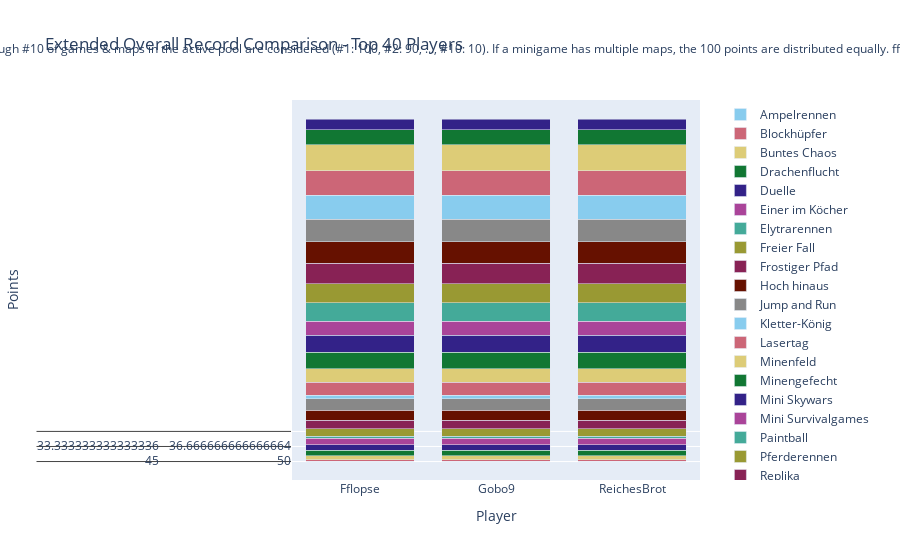

The notebook cell saved with this chart:
### Code cell
import plotly.graph_objects as go

# Sum all columns to get the total score
outDf['Total'] = outDf.sum(axis=1)

# Sort by total score and fill N/A values with 0
outDf = outDf.sort_values(by='Total', ascending=False).fillna(0)

# Crop to top 10 players
cropDf = outDf.head(40).copy()

# Drop the 'Total' column for plotting
cropDf = cropDf.drop(columns=['Total'])

# Create a color palette
color_palette = px.colors.qualitative.Safe

# Create the stacked bar plot
fig = go.Figure()

for column in cropDf.columns.difference(['Player']):
    fig.add_trace(go.Bar(
        x=cropDf.index,
        y=cropDf[column],
        name=column,
        marker_color=color_palette[len(fig.data) % len(color_palette)]
    ))

# Update layout
fig.update_layout(
    barmode='stack',
    title='Extended Overall Record Comparison - Top 40 Players',
    xaxis=dict(title='Player'),
    yaxis=dict(title='Points'),
    #height=800,
    #width=1000,
    legend=dict(
        x=1.05,
        y=0.5,
        traceorder='normal',
        font=dict(size=12),
        bgcolor='rgba(255, 255, 255, 0)',
        bordercolor='rgba(0, 0, 0, 0)'
    ),
    margin=dict(r=200),  # Adjust right margin to make room for the legend
    annotations=[
        dict(
            x=0.5,
            y=1.1635,
            xref='paper',
            yref='paper',
            text='Max 100 points per minigame. Records #1 through #10 of games & maps in the active pool are considered (#1: 100, #2: 90, ..., #10: 10). If a minigame has multiple maps, the 100 points are distributed equally. fflopse.github.io/MCP-Records/data-analysis/global-ranking.ipynb',
            showarrow=False,
            font=dict(size=12),
            xanchor='center'
        )
    ]
)

fig.show()

# save the plot as an html file

fig.write_html('out/ext_overall_record_comparison.html')

### Figure 1 — Plotly figure (JSON) as saved in the notebook; plotly's stock layout.template omitted (floating-point values rounded to 4 significant figures)
{"data": [{"marker": {"color": "rgb(136, 204, 238)"}, "name": "Ampelrennen", "type": "bar", "x": ["Fflopse", "Gobo9", "ReichesBrot", "cediiiiii_10", "HerrDante", "Pedrozockt", "JOW23", "Ex4cted", "yiiq", "lizsyy", "_n3d", "2wc", "Freeeedom", "DarkCobweb", "yzvm", "Umgfoin", "KakaMC", "camman18YT", "Ninivee", "Grapfen", "LeMetin_", "h4nnes", "Gerrygames", "MegaGommeFx", "CML_Justin", "miridis41", "Pluto28", "Lubottus", "ffawks", "2B9", "Davinci_Son", "lolisamasan", "LeWi_100", "Sower_", "Sey__", "zBro", "Schmaarek", "TheFabo", "unausgesprochen", "Gummibearchen"], "y": [[45, 45, 45], [50, 50, 50], [10, 10, 10], [20, 20, 20], [25, 25, 25], [70, 70, 0], [0, 0, 0], [45, 45, 45], [0, 0, 0], [10, 10, 10], [20, 20, 20], [0, 0, 0], [0, 0, 0], [0, 0, 0], [0, 0, 0], [50, 50, 50], [0, 0, 0], [0, 0, 0], [0, 0, 0], [0, 0, 0], [15, 15, 15], [0, 0, 0], [0, 0, 0], [0, 0, 0], [0, 0, 0], [25, 25, 25], [0, 0, 0], [0, 0, 0], [0, 0, 0], [0, 0, 0], [0, 0, 0], [0, 0, 0], [0, 0, 0], [0, 0, 0], [40, 40, 40], [0, 0, 0], [0, 0, 0], [0, 0, 0], [30, 30, 30], [0, 0, 0]]}, {"marker": {"color": "rgb(204, 102, 119)"}, "name": "Blockhüpfer", "type": "bar", "x": ["Fflopse", "Gobo9", "ReichesBrot", "cediiiiii_10", "HerrDante", "Pedrozockt", "JOW23", "Ex4cted", "yiiq", "lizsyy", "_n3d", "2wc", "Freeeedom", "DarkCobweb", "yzvm", "Umgfoin", "KakaMC", "camman18YT", "Ninivee", "Grapfen", "LeMetin_", "h4nnes", "Gerrygames", "MegaGommeFx", "CML_Justin", "miridis41", "Pluto28", "Lubottus", "ffawks", "2B9", "Davinci_Son", "lolisamasan", "LeWi_100", "Sower_", "Sey__", "zBro", "Schmaarek", "TheFabo", "unausgesprochen", "Gummibearchen"], "y": [[90, 90, 90], [60, 60, 60], [100, 100, 100], [0, 0, 0], [0, 0, 0], [30, 30, 0], [0, 0, 0], [80, 80, 80], [20, 20, 20], [50, 50, 50], [0, 0, 0], [0, 0, 0], [0, 0, 0], [0, 0, 0], [0, 0, 0], [0, 0, 0], [0, 0, 0], [0, 0, 0], [0, 0, 0], [0, 0, 0], [70, 70, 70], [40, 40, 40], [0, 0, 0], [0, 0, 0], [0, 0, 0], [0, 0, 0], [0, 0, 0], [0, 0, 0], [0, 0, 0], [0, 0, 0], [0, 0, 0], [0, 0, 0], [0, 0, 0], [0, 0, 0], [0, 0, 0], [0, 0, 0], [0, 0, 0], [0, 0, 0], [0, 0, 0], [0, 0, 0]]}, {"marker": {"color": "rgb(221, 204, 119)"}, "name": "Buntes Chaos", "type": "bar", "x": ["Fflopse", "Gobo9", "ReichesBrot", "cediiiiii_10", "HerrDante", "Pedrozockt", "JOW23", "Ex4cted", "yiiq", "lizsyy", "_n3d", "2wc", "Freeeedom", "DarkCobweb", "yzvm", "Umgfoin", "KakaMC", "camman18YT", "Ninivee", "Grapfen", "LeMetin_", "h4nnes", "Gerrygames", "MegaGommeFx", "CML_Justin", "miridis41", "Pluto28", "Lubottus", "ffawks", "2B9", "Davinci_Son", "lolisamasan", "LeWi_100", "Sower_", "Sey__", "zBro", "Schmaarek", "TheFabo", "unausgesprochen", "Gummibearchen"], "y": [[100, 100, 100], [50, 50, 50], [100, 100, 100], [50, 50, 50], [50, 50, 50], [100, 100, 0], [0, 0, 0], [50, 50, 50], [0, 0, 0], [100, 100, 100], [100, 100, 100], [0, 0, 0], [0, 0, 0], [0, 0, 0], [0, 0, 0], [100, 100, 100], [100, 100, 100], [0, 0, 0], [100, 100, 100], [0, 0, 0], [0, 0, 0], [0, 0, 0], [0, 0, 0], [0, 0, 0], [0, 0, 0], [0, 0, 0], [0, 0, 0], [50, 50, 50], [0, 0, 0], [0, 0, 0], [0, 0, 0], [0, 0, 0], [0, 0, 0], [0, 0, 0], [0, 0, 0], [0, 0, 0], [50, 50, 50], [0, 0, 0], [0, 0, 0], [0, 0, 0]]}, {"marker": {"color": "rgb(17, 119, 51)"}, "name": "Drachenflucht", "type": "bar", "x": ["Fflopse", "Gobo9", "ReichesBrot", "cediiiiii_10", "HerrDante", "Pedrozockt", "JOW23", "Ex4cted", "yiiq", "lizsyy", "_n3d", "2wc", "Freeeedom", "DarkCobweb", "yzvm", "Umgfoin", "KakaMC", "camman18YT", "Ninivee", "Grapfen", "LeMetin_", "h4nnes", "Gerrygames", "MegaGommeFx", "CML_Justin", "miridis41", "Pluto28", "Lubottus", "ffawks", "2B9", "Davinci_Son", "lolisamasan", "LeWi_100", "Sower_", "Sey__", "zBro", "Schmaarek", "TheFabo", "unausgesprochen", "Gummibearchen"], "y": [[0, 0, 0], [0, 0, 0], [0, 0, 0], [0, 0, 0], [0, 0, 0], [0, 0, 0], [0, 0, 0], [0, 0, 0], [0, 0, 0], [33.33, 33.33, 33.33], [0, 0, 0], [0, 0, 0], [0, 0, 0], [0, 0, 0], [0, 0, 0], [0, 0, 0], [0, 0, 0], [0, 0, 0], [0, 0, 0], [0, 0, 0], [0, 0, 0], [0, 0, 0], [0, 0, 0], [0, 0, 0], [0, 0, 0], [0, 0, 0], [0, 0, 0], [0, 0, 0], [0, 0, 0], [0, 0, 0], [0, 0, 0], [13.33, 13.33, 13.33], [0, 0, 0], [0, 0, 0], [0, 0, 0], [0, 0, 0], [0, 0, 0], [0, 0, 0], [0, 0, 0], [0, 0, 0]]}, {"marker": {"color": "rgb(51, 34, 136)"}, "name": "Duelle", "type": "bar", "x": ["Fflopse", "Gobo9", "ReichesBrot", "cediiiiii_10", "HerrDante", "Pedrozockt", "JOW23", "Ex4cted", "yiiq", "lizsyy", "_n3d", "2wc", "Freeeedom", "DarkCobweb", "yzvm", "Umgfoin", "KakaMC", "camman18YT", "Ninivee", "Grapfen", "LeMetin_", "h4nnes", "Gerrygames", "MegaGommeFx", "CML_Justin", "miridis41", "Pluto28", "Lubottus", "ffawks", "2B9", "Davinci_Son", "lolisamasan", "LeWi_100", "Sower_", "Sey__", "zBro", "Schmaarek", "TheFabo", "unausgesprochen", "Gummibearchen"], "y": [[0, 0, 0], [0, 0, 0], [0, 0, 0], [60, 60, 60], [0, 0, 0], [0, 0, 0], [0, 0, 0], [0, 0, 0], [0, 0, 0], [0, 0, 0], [0, 0, 0], [60, 60, 60], [0, 0, 0], [60, 60, 60], [60, 60, 60], [0, 0, 0], [0, 0, 0], [0, 0, 0], [0, 0, 0], [0, 0, 0], [0, 0, 0], [0, 0, 0], [0, 0, 0], [100, 100, 100], [0, 0, 0], [70, 70, 70], [0, 0, 0], [0, 0, 0], [0, 0, 0], [80, 80, 80], [0, 0, 0], [0, 0, 0], [0, 0, 0], [0, 0, 0], [0, 0, 0], [0, 0, 0], [0, 0, 0], [0, 0, 0], [0, 0, 0], [0, 0, 0]]}, {"marker": {"color": "rgb(170, 68, 153)"}, "name": "Einer im Köcher", "type": "bar", "x": ["Fflopse", "Gobo9", "ReichesBrot", "cediiiiii_10", "HerrDante", "Pedrozockt", "JOW23", "Ex4cted", "yiiq", "lizsyy", "_n3d", "2wc", "Freeeedom", "DarkCobweb", "yzvm", "Umgfoin", "KakaMC", "camman18YT", "Ninivee", "Grapfen", "LeMetin_", "h4nnes", "Gerrygames", "MegaGommeFx", "CML_Justin", "miridis41", "Pluto28", "Lubottus", "ffawks", "2B9", "Davinci_Son", "lolisamasan", "LeWi_100", "Sower_", "Sey__", "zBro", "Schmaarek", "TheFabo", "unausgesprochen", "Gummibearchen"], "y": [[83.33, 83.33, 83.33], [26.67, 26.67, 26.67], [13.33, 13.33, 13.33], [40, 40, 40], [86.67, 86.67, 86.67], [0, 0, 0], [16.67, 16.67, 16.67], [0, 0, 0], [0, 0, 0], [0, 0, 0], [16.67, 16.67, 16.67], [0, 0, 0], [33.33, 33.33, 33.33], [0, 0, 0], [0, 0, 0], [0, 0, 0], [0, 0, 0], [0, 0, 0], [0, 0, 0], [0, 0, 0], [0, 0, 0], [56.67, 56.67, 56.67], [0, 0, 0], [0, 0, 0], [0, 0, 0], [0, 0, 0], [0, 0, 0], [0, 0, 0], [0, 0, 0], [0, 0, 0], [0, 0, 0], [13.33, 13.33, 13.33], [0, 0, 0], [0, 0, 0], [0, 0, 0], [13.33, 13.33, 13.33], [0, 0, 0], [16.67, 16.67, 16.67], [0, 0, 0], [10, 10, 10]]}, {"marker": {"color": "rgb(68, 170, 153)"}, "name": "Elytrarennen", "type": "bar", "x": ["Fflopse", "Gobo9", "ReichesBrot", "cediiiiii_10", "HerrDante", "Pedrozockt", "JOW23", "Ex4cted", "yiiq", "lizsyy", "_n3d", "2wc", "Freeeedom", "DarkCobweb", "yzvm", "Umgfoin", "KakaMC", "camman18YT", "Ninivee", "Grapfen", "LeMetin_", "h4nnes", "Gerrygames", "MegaGommeFx", "CML_Justin", "miridis41", "Pluto28", "Lubottus", "ffawks", "2B9", "Davinci_Son", "lolisamasan", "LeWi_100", "Sower_", "Sey__", "zBro", "Schmaarek", "TheFabo", "unausgesprochen", "Gummibearchen"], "y": [[90, 90, 90], [83.33, 83.33, 83.33], [0, 0, 0], [0, 0, 0], [0, 0, 0], [13.33, 13.33, 0], [33.33, 33.33, 33.33], [0, 0, 0], [0, 0, 0], [0, 0, 0], [0, 0, 0], [0, 0, 0], [83.33, 83.33, 83.33], [0, 0, 0], [0, 0, 0], [0, 0, 0], [0, 0, 0], [0, 0, 0], [0, 0, 0], [0, 0, 0], [33.33, 33.33, 33.33], [0, 0, 0], [0, 0, 0], [0, 0, 0], [40, 40, 40], [0, 0, 0], [0, 0, 0], [13.33, 13.33, 13.33], [0, 0, 0], [0, 0, 0], [0, 0, 0], [0, 0, 0], [0, 0, 0], [0, 0, 0], [0, 0, 0], [0, 0, 0], [0, 0, 0], [0, 0, 0], [0, 0, 0], [0, 0, 0]]}, {"marker": {"color": "rgb(153, 153, 51)"}, "name": "Freier Fall", "type": "bar", "x": ["Fflopse", "Gobo9", "ReichesBrot", "cediiiiii_10", "HerrDante", "Pedrozockt", "JOW23", "Ex4cted", "yiiq", "lizsyy", "_n3d", "2wc", "Freeeedom", "DarkCobweb", "yzvm", "Umgfoin", "KakaMC", "camman18YT", "Ninivee", "Grapfen", "LeMetin_", "h4nnes", "Gerrygames", "MegaGommeFx", "CML_Justin", "miridis41", "Pluto28", "Lubottus", "ffawks", "2B9", "Davinci_Son", "lolisamasan", "LeWi_100", "Sower_", "Sey__", "zBro", "Schmaarek", "TheFabo", "unausgesprochen", "Gummibearchen"], "y": [[50, 50, 50], [62.5, 62.5, 62.5], [27.5, 27.5, 27.5], [52.5, 52.5, 52.5], [62.5, 62.5, 62.5], [25, 25, 0], [0, 0, 0], [17.5, 17.5, 17.5], [0, 0, 0], [0, 0, 0], [5, 5, 5], [42.5, 42.5, 42.5], [7.5, 7.5, 7.5], [0, 0, 0], [0, 0, 0], [0, 0, 0], [0, 0, 0], [0, 0, 0], [0, 0, 0], [0, 0, 0], [12.5, 12.5, 12.5], [0, 0, 0], [25, 25, 25], [5, 5, 5], [10, 10, 10], [0, 0, 0], [0, 0, 0], [0, 0, 0], [0, 0, 0], [0, 0, 0], [7.5, 7.5, 7.5], [0, 0, 0], [0, 0, 0], [20, 20, 20], [10, 10, 10], [10, 10, 10], [0, 0, 0], [17.5, 17.5, 17.5], [17.5, 17.5, 17.5], [0, 0, 0]]}, {"marker": {"color": "rgb(136, 34, 85)"}, "name": "Frostiger Pfad", "type": "bar", "x": ["Fflopse", "Gobo9", "ReichesBrot", "cediiiiii_10", "HerrDante", "Pedrozockt", "JOW23", "Ex4cted", "yiiq", "lizsyy", "_n3d", "2wc", "Freeeedom", "DarkCobweb", "yzvm", "Umgfoin", "KakaMC", "camman18YT", "Ninivee", "Grapfen", "LeMetin_", "h4nnes", "Gerrygames", "MegaGommeFx", "CML_Justin", "miridis41", "Pluto28", "Lubottus", "ffawks", "2B9", "Davinci_Son", "lolisamasan", "LeWi_100", "Sower_", "Sey__", "zBro", "Schmaarek", "TheFabo", "unausgesprochen", "Gummibearchen"], "y": [[20, 20, 20], [80, 80, 80], [100, 100, 100], [0, 0, 0], [0, 0, 0], [0, 0, 0], [0, 0, 0], [0, 0, 0], [0, 0, 0], [0, 0, 0], [0, 0, 0], [0, 0, 0], [90, 90, 90], [0, 0, 0], [0, 0, 0], [0, 0, 0], [0, 0, 0], [0, 0, 0], [60, 60, 60], [0, 0, 0], [0, 0, 0], [0, 0, 0], [0, 0, 0], [0, 0, 0], [0, 0, 0], [0, 0, 0], [70, 70, 70], [0, 0, 0], [0, 0, 0], [0, 0, 0], [0, 0, 0], [0, 0, 0], [0, 0, 0], [0, 0, 0], [0, 0, 0], [0, 0, 0], [0, 0, 0], [0, 0, 0], [0, 0, 0], [0, 0, 0]]}, {"marker": {"color": "rgb(102, 17, 0)"}, "name": "Hoch hinaus", "type": "bar", "x": ["Fflopse", "Gobo9", "ReichesBrot", "cediiiiii_10", "HerrDante", "Pedrozockt", "JOW23", "Ex4cted", "yiiq", "lizsyy", "_n3d", "2wc", "Freeeedom", "DarkCobweb", "yzvm", "Umgfoin", "KakaMC", "camman18YT", "Ninivee", "Grapfen", "LeMetin_", "h4nnes", "Gerrygames", "MegaGommeFx", "CML_Justin", "miridis41", "Pluto28", "Lubottus", "ffawks", "2B9", "Davinci_Son", "lolisamasan", "LeWi_100", "Sower_", "Sey__", "zBro", "Schmaarek", "TheFabo", "unausgesprochen", "Gummibearchen"], "y": [[80, 80, 80], [70, 70, 70], [20, 20, 20], [0, 0, 0], [0, 0, 0], [90, 90, 0], [60, 60, 60], [30, 30, 30], [0, 0, 0], [0, 0, 0], [0, 0, 0], [0, 0, 0], [0, 0, 0], [0, 0, 0], [0, 0, 0], [0, 0, 0], [0, 0, 0], [0, 0, 0], [0, 0, 0], [0, 0, 0], [0, 0, 0], [0, 0, 0], [0, 0, 0], [0, 0, 0], [50, 50, 50], [0, 0, 0], [0, 0, 0], [0, 0, 0], [0, 0, 0], [0, 0, 0], [0, 0, 0], [0, 0, 0], [0, 0, 0], [0, 0, 0], [0, 0, 0], [0, 0, 0], [0, 0, 0], [0, 0, 0], [0, 0, 0], [0, 0, 0]]}, {"marker": {"color": "rgb(136, 136, 136)"}, "name": "Jump and Run", "type": "bar", "x": ["Fflopse", "Gobo9", "ReichesBrot", "cediiiiii_10", "HerrDante", "Pedrozockt", "JOW23", "Ex4cted", "yiiq", "lizsyy", "_n3d", "2wc", "Freeeedom", "DarkCobweb", "yzvm", "Umgfoin", "KakaMC", "camman18YT", "Ninivee", "Grapfen", "LeMetin_", "h4nnes", "Gerrygames", "MegaGommeFx", "CML_Justin", "miridis41", "Pluto28", "Lubottus", "ffawks", "2B9", "Davinci_Son", "lolisamasan", "LeWi_100", "Sower_", "Sey__", "zBro", "Schmaarek", "TheFabo", "unausgesprochen", "Gummibearchen"], "y": [[53.33, 53.33, 53.33], [93.33, 93.33, 93.33], [93.33, 93.33, 93.33], [20, 20, 20], [26.67, 26.67, 26.67], [23.33, 23.33, 0], [0, 0, 0], [0, 0, 0], [6.667, 6.667, 6.667], [13.33, 13.33, 13.33], [0, 0, 0], [13.33, 13.33, 13.33], [0, 0, 0], [0, 0, 0], [0, 0, 0], [0, 0, 0], [10, 10, 10], [33.33, 33.33, 33.33], [0, 0, 0], [0, 0, 0], [0, 0, 0], [0, 0, 0], [0, 0, 0], [40, 40, 40], [0, 0, 0], [0, 0, 0], [0, 0, 0], [6.667, 6.667, 6.667], [0, 0, 0], [0, 0, 0], [0, 0, 0], [0, 0, 0], [40, 40, 40], [0, 0, 0], [26.67, 26.67, 26.67], [0, 0, 0], [0, 0, 0], [0, 0, 0], [0, 0, 0], [0, 0, 0]]}, {"marker": {"color": "rgb(136, 204, 238)"}, "name": "Kletter-König", "type": "bar", "x": ["Fflopse", "Gobo9", "ReichesBrot", "cediiiiii_10", "HerrDante", "Pedrozockt", "JOW23", "Ex4cted", "yiiq", "lizsyy", "_n3d", "2wc", "Freeeedom", "DarkCobweb", "yzvm", "Umgfoin", "KakaMC", "camman18YT", "Ninivee", "Grapfen", "LeMetin_", "h4nnes", "Gerrygames", "MegaGommeFx", "CML_Justin", "miridis41", "Pluto28", "Lubottus", "ffawks", "2B9", "Davinci_Son", "lolisamasan", "LeWi_100", "Sower_", "Sey__", "zBro", "Schmaarek", "TheFabo", "unausgesprochen", "Gummibearchen"], "y": [[90, 90, 90], [30, 30, 30], [50, 50, 50], [0, 0, 0], [25, 25, 25], [15, 15, 0], [0, 0, 0], [0, 0, 0], [85, 85, 85], [0, 0, 0], [0, 0, 0], [0, 0, 0], [0, 0, 0], [0, 0, 0], [20, 20, 20], [0, 0, 0], [0, 0, 0], [45, 45, 45], [0, 0, 0], [0, 0, 0], [0, 0, 0], [0, 0, 0], [0, 0, 0], [0, 0, 0], [0, 0, 0], [0, 0, 0], [0, 0, 0], [45, 45, 45], [15, 15, 15], [0, 0, 0], [0, 0, 0], [0, 0, 0], [35, 35, 35], [0, 0, 0], [0, 0, 0], [0, 0, 0], [0, 0, 0], [0, 0, 0], [0, 0, 0], [0, 0, 0]]}, {"marker": {"color": "rgb(204, 102, 119)"}, "name": "Lasertag", "type": "bar", "x": ["Fflopse", "Gobo9", "ReichesBrot", "cediiiiii_10", "HerrDante", "Pedrozockt", "JOW23", "Ex4cted", "yiiq", "lizsyy", "_n3d", "2wc", "Freeeedom", "DarkCobweb", "yzvm", "Umgfoin", "KakaMC", "camman18YT", "Ninivee", "Grapfen", "LeMetin_", "h4nnes", "Gerrygames", "MegaGommeFx", "CML_Justin", "miridis41", "Pluto28", "Lubottus", "ffawks", "2B9", "Davinci_Son", "lolisamasan", "LeWi_100", "Sower_", "Sey__", "zBro", "Schmaarek", "TheFabo", "unausgesprochen", "Gummibearchen"], "y": [[86.67, 86.67, 86.67], [30, 30, 30], [0, 0, 0], [0, 0, 0], [86.67, 86.67, 86.67], [36.67, 36.67, 0], [53.33, 53.33, 53.33], [30, 30, 30], [0, 0, 0], [0, 0, 0], [0, 0, 0], [23.33, 23.33, 23.33], [0, 0, 0], [0, 0, 0], [0, 0, 0], [0, 0, 0], [0, 0, 0], [0, 0, 0], [0, 0, 0], [13.33, 13.33, 13.33], [0, 0, 0], [20, 20, 20], [0, 0, 0], [0, 0, 0], [0, 0, 0], [0, 0, 0], [0, 0, 0], [0, 0, 0], [26.67, 26.67, 26.67], [0, 0, 0], [13.33, 13.33, 13.33], [23.33, 23.33, 23.33], [0, 0, 0], [0, 0, 0], [0, 0, 0], [10, 10, 10], [0, 0, 0], [46.67, 46.67, 46.67], [33.33, 33.33, 33.33], [0, 0, 0]]}, {"marker": {"color": "rgb(221, 204, 119)"}, "name": "Minenfeld", "type": "bar", "x": ["Fflopse", "Gobo9", "ReichesBrot", "cediiiiii_10", "HerrDante", "Pedrozockt", "JOW23", "Ex4cted", "yiiq", "lizsyy", "_n3d", "2wc", "Freeeedom", "DarkCobweb", "yzvm", "Umgfoin", "KakaMC", "camman18YT", "Ninivee", "Grapfen", "LeMetin_", "h4nnes", "Gerrygames", "MegaGommeFx", "CML_Justin", "miridis41", "Pluto28", "Lubottus", "ffawks", "2B9", "Davinci_Son", "lolisamasan", "LeWi_100", "Sower_", "Sey__", "zBro", "Schmaarek", "TheFabo", "unausgesprochen", "Gummibearchen"], "y": [[33.33, 33.33, 33.33], [0, 0, 0], [26.67, 26.67, 26.67], [16.67, 16.67, 16.67], [46.67, 46.67, 46.67], [0, 0, 0], [6.667, 6.667, 6.667], [10, 10, 10], [0, 0, 0], [0, 0, 0], [30, 30, 30], [0, 0, 0], [0, 0, 0], [0, 0, 0], [0, 0, 0], [0, 0, 0], [0, 0, 0], [0, 0, 0], [23.33, 23.33, 23.33], [0, 0, 0], [50, 50, 50], [0, 0, 0], [0, 0, 0], [13.33, 13.33, 13.33], [0, 0, 0], [0, 0, 0], [0, 0, 0], [0, 0, 0], [0, 0, 0], [33.33, 33.33, 33.33], [0, 0, 0], [0, 0, 0], [26.67, 26.67, 26.67], [0, 0, 0], [36.67, 36.67, 36.67], [60, 60, 60], [0, 0, 0], [0, 0, 0], [0, 0, 0], [0, 0, 0]]}, {"marker": {"color": "rgb(17, 119, 51)"}, "name": "Minengefecht", "type": "bar", "x": ["Fflopse", "Gobo9", "ReichesBrot", "cediiiiii_10", "HerrDante", "Pedrozockt", "JOW23", "Ex4cted", "yiiq", "lizsyy", "_n3d", "2wc", "Freeeedom", "DarkCobweb", "yzvm", "Umgfoin", "KakaMC", "camman18YT", "Ninivee", "Grapfen", "LeMetin_", "h4nnes", "Gerrygames", "MegaGommeFx", "CML_Justin", "miridis41", "Pluto28", "Lubottus", "ffawks", "2B9", "Davinci_Son", "lolisamasan", "LeWi_100", "Sower_", "Sey__", "zBro", "Schmaarek", "TheFabo", "unausgesprochen", "Gummibearchen"], "y": [[12.5, 12.5, 12.5], [32.5, 32.5, 32.5], [25, 25, 25], [75, 75, 75], [10, 10, 10], [0, 0, 0], [45, 45, 45], [0, 0, 0], [50, 50, 50], [0, 0, 0], [22.5, 22.5, 22.5], [22.5, 22.5, 22.5], [12.5, 12.5, 12.5], [60, 60, 60], [35, 35, 35], [0, 0, 0], [0, 0, 0], [0, 0, 0], [0, 0, 0], [12.5, 12.5, 12.5], [0, 0, 0], [0, 0, 0], [0, 0, 0], [10, 10, 10], [12.5, 12.5, 12.5], [0, 0, 0], [0, 0, 0], [0, 0, 0], [10, 10, 10], [0, 0, 0], [22.5, 22.5, 22.5], [0, 0, 0], [0, 0, 0], [0, 0, 0], [0, 0, 0], [0, 0, 0], [20, 20, 20], [0, 0, 0], [0, 0, 0], [12.5, 12.5, 12.5]]}, {"marker": {"color": "rgb(51, 34, 136)"}, "name": "Mini Skywars", "type": "bar", "x": ["Fflopse", "Gobo9", "ReichesBrot", "cediiiiii_10", "HerrDante", "Pedrozockt", "JOW23", "Ex4cted", "yiiq", "lizsyy", "_n3d", "2wc", "Freeeedom", "DarkCobweb", "yzvm", "Umgfoin", "KakaMC", "camman18YT", "Ninivee", "Grapfen", "LeMetin_", "h4nnes", "Gerrygames", "MegaGommeFx", "CML_Justin", "miridis41", "Pluto28", "Lubottus", "ffawks", "2B9", "Davinci_Son", "lolisamasan", "LeWi_100", "Sower_", "Sey__", "zBro", "Schmaarek", "TheFabo", "unausgesprochen", "Gummibearchen"], "y": [[24, 24, 24], [80, 80, 80], [20, 20, 20], [50, 50, 50], [0, 0, 0], [26, 26, 0], [20, 20, 20], [14, 14, 14], [10, 10, 10], [0, 0, 0], [26, 26, 26], [36, 36, 36], [30, 30, 30], [34, 34, 34], [0, 0, 0], [18, 18, 18], [20, 20, 20], [8, 8, 8], [8, 8, 8], [28, 28, 28], [0, 0, 0], [0, 0, 0], [6, 6, 6], [0, 0, 0], [18, 18, 18], [0, 0, 0], [0, 0, 0], [0, 0, 0], [0, 0, 0], [0, 0, 0], [0, 0, 0], [8, 8, 8], [0, 0, 0], [0, 0, 0], [0, 0, 0], [6, 6, 6], [8, 8, 8], [0, 0, 0], [16, 16, 16], [10, 10, 10]]}, {"marker": {"color": "rgb(170, 68, 153)"}, "name": "Mini Survivalgames", "type": "bar", "x": ["Fflopse", "Gobo9", "ReichesBrot", "cediiiiii_10", "HerrDante", "Pedrozockt", "JOW23", "Ex4cted", "yiiq", "lizsyy", "_n3d", "2wc", "Freeeedom", "DarkCobweb", "yzvm", "Umgfoin", "KakaMC", "camman18YT", "Ninivee", "Grapfen", "LeMetin_", "h4nnes", "Gerrygames", "MegaGommeFx", "CML_Justin", "miridis41", "Pluto28", "Lubottus", "ffawks", "2B9", "Davinci_Son", "lolisamasan", "LeWi_100", "Sower_", "Sey__", "zBro", "Schmaarek", "TheFabo", "unausgesprochen", "Gummibearchen"], "y": [[33.33, 33.33, 33.33], [0, 0, 0], [26.67, 26.67, 26.67], [26.67, 26.67, 26.67], [26.67, 26.67, 26.67], [0, 0, 0], [33.33, 33.33, 33.33], [0, 0, 0], [0, 0, 0], [0, 0, 0], [0, 0, 0], [26.67, 26.67, 26.67], [10, 10, 10], [10, 10, 10], [0, 0, 0], [10, 10, 10], [0, 0, 0], [43.33, 43.33, 43.33], [20, 20, 20], [26.67, 26.67, 26.67], [0, 0, 0], [10, 10, 10], [0, 0, 0], [0, 0, 0], [10, 10, 10], [10, 10, 10], [0, 0, 0], [0, 0, 0], [0, 0, 0], [33.33, 33.33, 33.33], [10, 10, 10], [0, 0, 0], [0, 0, 0], [0, 0, 0], [10, 10, 10], [0, 0, 0], [10, 10, 10], [0, 0, 0], [0, 0, 0], [0, 0, 0]]}, {"marker": {"color": "rgb(68, 170, 153)"}, "name": "Paintball", "type": "bar", "x": ["Fflopse", "Gobo9", "ReichesBrot", "cediiiiii_10", "HerrDante", "Pedrozockt", "JOW23", "Ex4cted", "yiiq", "lizsyy", "_n3d", "2wc", "Freeeedom", "DarkCobweb", "yzvm", "Umgfoin", "KakaMC", "camman18YT", "Ninivee", "Grapfen", "LeMetin_", "h4nnes", "Gerrygames", "MegaGommeFx", "CML_Justin", "miridis41", "Pluto28", "Lubottus", "ffawks", "2B9", "Davinci_Son", "lolisamasan", "LeWi_100", "Sower_", "Sey__", "zBro", "Schmaarek", "TheFabo", "unausgesprochen", "Gummibearchen"], "y": [[73.33, 73.33, 73.33], [0, 0, 0], [60, 60, 60], [6.667, 6.667, 6.667], [46.67, 46.67, 46.67], [53.33, 53.33, 0], [0, 0, 0], [0, 0, 0], [26.67, 26.67, 26.67], [0, 0, 0], [16.67, 16.67, 16.67], [33.33, 33.33, 33.33], [0, 0, 0], [16.67, 16.67, 16.67], [23.33, 23.33, 23.33], [0, 0, 0], [0, 0, 0], [0, 0, 0], [0, 0, 0], [30, 30, 30], [0, 0, 0], [33.33, 33.33, 33.33], [0, 0, 0], [0, 0, 0], [0, 0, 0], [23.33, 23.33, 23.33], [0, 0, 0], [0, 0, 0], [0, 0, 0], [0, 0, 0], [0, 0, 0], [16.67, 16.67, 16.67], [0, 0, 0], [0, 0, 0], [0, 0, 0], [0, 0, 0], [0, 0, 0], [0, 0, 0], [0, 0, 0], [33.33, 33.33, 33.33]]}, {"marker": {"color": "rgb(153, 153, 51)"}, "name": "Pferderennen", "type": "bar", "x": ["Fflopse", "Gobo9", "ReichesBrot", "cediiiiii_10", "HerrDante", "Pedrozockt", "JOW23", "Ex4cted", "yiiq", "lizsyy", "_n3d", "2wc", "Freeeedom", "DarkCobweb", "yzvm", "Umgfoin", "KakaMC", "camman18YT", "Ninivee", "Grapfen", "LeMetin_", "h4nnes", "Gerrygames", "MegaGommeFx", "CML_Justin", "miridis41", "Pluto28", "Lubottus", "ffawks", "2B9", "Davinci_Son", "lolisamasan", "LeWi_100", "Sower_", "Sey__", "zBro", "Schmaarek", "TheFabo", "unausgesprochen", "Gummibearchen"], "y": [[91.67, 91.67, 91.67], [66.67, 66.67, 66.67], [38.33, 38.33, 38.33], [73.33, 73.33, 73.33], [6.667, 6.667, 6.667], [45, 45, 0], [0, 0, 0], [0, 0, 0], [45, 45, 45], [28.33, 28.33, 28.33], [0, 0, 0], [0, 0, 0], [15, 15, 15], [0, 0, 0], [13.33, 13.33, 13.33], [6.667, 6.667, 6.667], [0, 0, 0], [0, 0, 0], [0, 0, 0], [0, 0, 0], [0, 0, 0], [0, 0, 0], [0, 0, 0], [0, 0, 0], [0, 0, 0], [0, 0, 0], [0, 0, 0], [0, 0, 0], [46.67, 46.67, 46.67], [0, 0, 0], [0, 0, 0], [0, 0, 0], [20, 20, 20], [0, 0, 0], [3.333, 3.333, 3.333], [0, 0, 0], [20, 20, 20], [0, 0, 0], [0, 0, 0], [0, 0, 0]]}, {"marker": {"color": "rgb(136, 34, 85)"}, "name": "Replika", "type": "bar", "x": ["Fflopse", "Gobo9", "ReichesBrot", "cediiiiii_10", "HerrDante", "Pedrozockt", "JOW23", "Ex4cted", "yiiq", "lizsyy", "_n3d", "2wc", "Freeeedom", "DarkCobweb", "yzvm", "Umgfoin", "KakaMC", "camman18YT", "Ninivee", "Grapfen", "LeMetin_", "h4nnes", "Gerrygames", "MegaGommeFx", "CML_Justin", "miridis41", "Pluto28", "Lubottus", "ffawks", "2B9", "Davinci_Son", "lolisamasan", "LeWi_100", "Sower_", "Sey__", "zBro", "Schmaarek", "TheFabo", "unausgesprochen", "Gummibearchen"], "y": [[53.79, 53.79, 53.79], [90.58, 90.58, 90.58], [11.94, 11.94, 11.94], [50.78, 50.78, 50.78], [8.058, 8.058, 8.058], [56.21, 56.21, 0], [2.233, 2.233, 2.233], [42.33, 42.33, 42.33], [28.45, 28.45, 28.45], [17.96, 17.96, 17.96], [5.243, 5.243, 5.243], [2.427, 2.427, 2.427], [3.883, 3.883, 3.883], [1.748, 1.748, 1.748], [0, 0, 0], [0, 0, 0], [31.65, 31.65, 31.65], [5.146, 5.146, 5.146], [0, 0, 0], [1.359, 1.359, 1.359], [0.1942, 0.1942, 0.1942], [0, 0, 0], [12.23, 12.23, 12.23], [0.1942, 0.1942, 0.1942], [3.204, 3.204, 3.204], [0, 0, 0], [2.33, 2.33, 2.33], [3.204, 3.204, 3.204], [10.97, 10.97, 10.97], [0, 0, 0], [0.2913, 0.2913, 0.2913], [0, 0, 0], [0.1942, 0.1942, 0.1942], [0, 0, 0], [0, 0, 0], [0.1942, 0.1942, 0.1942], [0, 0, 0], [10.87, 10.87, 10.87], [0.1942, 0.1942, 0.1942], [1.65, 1.65, 1.65]]}, {"marker": {"color": "rgb(102, 17, 0)"}, "name": "Sammelwahn", "type": "bar", "x": ["Fflopse", "Gobo9", "ReichesBrot", "cediiiiii_10", "HerrDante", "Pedrozockt", "JOW23", "Ex4cted", "yiiq", "lizsyy", "_n3d", "2wc", "Freeeedom", "DarkCobweb", "yzvm", "Umgfoin", "KakaMC", "camman18YT", "Ninivee", "Grapfen", "LeMetin_", "h4nnes", "Gerrygames", "MegaGommeFx", "CML_Justin", "miridis41", "Pluto28", "Lubottus", "ffawks", "2B9", "Davinci_Son", "lolisamasan", "LeWi_100", "Sower_", "Sey__", "zBro", "Schmaarek", "TheFabo", "unausgesprochen", "Gummibearchen"], "y": [[19.53, 19.53, 19.53], [29.53, 29.53, 29.53], [3.023, 3.023, 3.023], [30.93, 30.93, 30.93], [8.605, 8.605, 8.605], [13.26, 13.26, 0], [2.791, 2.791, 2.791], [15.12, 15.12, 15.12], [0, 0, 0], [4.419, 4.419, 4.419], [3.023, 3.023, 3.023], [0, 0, 0], [0.4651, 0.4651, 0.4651], [4.884, 4.884, 4.884], [3.256, 3.256, 3.256], [6.279, 6.279, 6.279], [9.767, 9.767, 9.767], [5.349, 5.349, 5.349], [1.86, 1.86, 1.86], [13.72, 13.72, 13.72], [2.558, 2.558, 2.558], [4.651, 4.651, 4.651], [27.91, 27.91, 27.91], [0, 0, 0], [0, 0, 0], [6.512, 6.512, 6.512], [2.093, 2.093, 2.093], [9.07, 9.07, 9.07], [1.628, 1.628, 1.628], [2.326, 2.326, 2.326], [3.023, 3.023, 3.023], [0.9302, 0.9302, 0.9302], [0, 0, 0], [20.23, 20.23, 20.23], [6.512, 6.512, 6.512], [3.256, 3.256, 3.256], [7.674, 7.674, 7.674], [15.35, 15.35, 15.35], [2.791, 2.791, 2.791], [0, 0, 0]]}, {"marker": {"color": "rgb(136, 136, 136)"}, "name": "Schießstand", "type": "bar", "x": ["Fflopse", "Gobo9", "ReichesBrot", "cediiiiii_10", "HerrDante", "Pedrozockt", "JOW23", "Ex4cted", "yiiq", "lizsyy", "_n3d", "2wc", "Freeeedom", "DarkCobweb", "yzvm", "Umgfoin", "KakaMC", "camman18YT", "Ninivee", "Grapfen", "LeMetin_", "h4nnes", "Gerrygames", "MegaGommeFx", "CML_Justin", "miridis41", "Pluto28", "Lubottus", "ffawks", "2B9", "Davinci_Son", "lolisamasan", "LeWi_100", "Sower_", "Sey__", "zBro", "Schmaarek", "TheFabo", "unausgesprochen", "Gummibearchen"], "y": [[96.67, 96.67, 96.67], [50, 50, 50], [10, 10, 10], [40, 40, 40], [66.67, 66.67, 66.67], [0, 0, 0], [10, 10, 10], [90, 90, 90], [0, 0, 0], [33.33, 33.33, 33.33], [26.67, 26.67, 26.67], [0, 0, 0], [0, 0, 0], [0, 0, 0], [0, 0, 0], [0, 0, 0], [0, 0, 0], [0, 0, 0], [0, 0, 0], [0, 0, 0], [0, 0, 0], [6.667, 6.667, 6.667], [0, 0, 0], [0, 0, 0], [0, 0, 0], [0, 0, 0], [0, 0, 0], [0, 0, 0], [33.33, 33.33, 33.33], [0, 0, 0], [30, 30, 30], [0, 0, 0], [0, 0, 0], [0, 0, 0], [0, 0, 0], [0, 0, 0], [0, 0, 0], [0, 0, 0], [26.67, 26.67, 26.67], [0, 0, 0]]}, {"marker": {"color": "rgb(136, 204, 238)"}, "name": "Spleef", "type": "bar", "x": ["Fflopse", "Gobo9", "ReichesBrot", "cediiiiii_10", "HerrDante", "Pedrozockt", "JOW23", "Ex4cted", "yiiq", "lizsyy", "_n3d", "2wc", "Freeeedom", "DarkCobweb", "yzvm", "Umgfoin", "KakaMC", "camman18YT", "Ninivee", "Grapfen", "LeMetin_", "h4nnes", "Gerrygames", "MegaGommeFx", "CML_Justin", "miridis41", "Pluto28", "Lubottus", "ffawks", "2B9", "Davinci_Son", "lolisamasan", "LeWi_100", "Sower_", "Sey__", "zBro", "Schmaarek", "TheFabo", "unausgesprochen", "Gummibearchen"], "y": [[70, 70, 70], [70, 70, 70], [90, 90, 90], [85, 85, 85], [25, 25, 25], [50, 50, 0], [40, 40, 40], [25, 25, 25], [25, 25, 25], [45, 45, 45], [40, 40, 40], [0, 0, 0], [0, 0, 0], [25, 25, 25], [0, 0, 0], [75, 75, 75], [0, 0, 0], [0, 0, 0], [0, 0, 0], [25, 25, 25], [0, 0, 0], [0, 0, 0], [0, 0, 0], [0, 0, 0], [0, 0, 0], [0, 0, 0], [0, 0, 0], [25, 25, 25], [0, 0, 0], [0, 0, 0], [45, 45, 45], [0, 0, 0], [0, 0, 0], [0, 0, 0], [0, 0, 0], [0, 0, 0], [0, 0, 0], [0, 0, 0], [0, 0, 0], [0, 0, 0]]}, {"marker": {"color": "rgb(204, 102, 119)"}, "name": "Todeswürfel", "type": "bar", "x": ["Fflopse", "Gobo9", "ReichesBrot", "cediiiiii_10", "HerrDante", "Pedrozockt", "JOW23", "Ex4cted", "yiiq", "lizsyy", "_n3d", "2wc", "Freeeedom", "DarkCobweb", "yzvm", "Umgfoin", "KakaMC", "camman18YT", "Ninivee", "Grapfen", "LeMetin_", "h4nnes", "Gerrygames", "MegaGommeFx", "CML_Justin", "miridis41", "Pluto28", "Lubottus", "ffawks", "2B9", "Davinci_Son", "lolisamasan", "LeWi_100", "Sower_", "Sey__", "zBro", "Schmaarek", "TheFabo", "unausgesprochen", "Gummibearchen"], "y": [[60, 60, 60], [0, 0, 0], [0, 0, 0], [0, 0, 0], [90, 90, 90], [50, 50, 0], [0, 0, 0], [0, 0, 0], [0, 0, 0], [0, 0, 0], [0, 0, 0], [0, 0, 0], [0, 0, 0], [0, 0, 0], [0, 0, 0], [0, 0, 0], [30, 30, 30], [40, 40, 40], [0, 0, 0], [0, 0, 0], [0, 0, 0], [0, 0, 0], [80, 80, 80], [0, 0, 0], [20, 20, 20], [0, 0, 0], [0, 0, 0], [0, 0, 0], [0, 0, 0], [0, 0, 0], [0, 0, 0], [70, 70, 70], [0, 0, 0], [100, 100, 100], [0, 0, 0], [0, 0, 0], [0, 0, 0], [0, 0, 0], [0, 0, 0], [0, 0, 0]]}, {"marker": {"color": "rgb(221, 204, 119)"}, "name": "Waffenfolge", "type": "bar", "x": ["Fflopse", "Gobo9", "ReichesBrot", "cediiiiii_10", "HerrDante", "Pedrozockt", "JOW23", "Ex4cted", "yiiq", "lizsyy", "_n3d", "2wc", "Freeeedom", "DarkCobweb", "yzvm", "Umgfoin", "KakaMC", "camman18YT", "Ninivee", "Grapfen", "LeMetin_", "h4nnes", "Gerrygames", "MegaGommeFx", "CML_Justin", "miridis41", "Pluto28", "Lubottus", "ffawks", "2B9", "Davinci_Son", "lolisamasan", "LeWi_100", "Sower_", "Sey__", "zBro", "Schmaarek", "TheFabo", "unausgesprochen", "Gummibearchen"], "y": [[30, 30, 30], [0, 0, 0], [50, 50, 50], [70, 70, 70], [0, 0, 0], [60, 60, 0], [100, 100, 100], [0, 0, 0], [0, 0, 0], [0, 0, 0], [0, 0, 0], [0, 0, 0], [0, 0, 0], [0, 0, 0], [90, 90, 90], [0, 0, 0], [0, 0, 0], [0, 0, 0], [0, 0, 0], [40, 40, 40], [0, 0, 0], [0, 0, 0], [0, 0, 0], [0, 0, 0], [0, 0, 0], [0, 0, 0], [80, 80, 80], [0, 0, 0], [0, 0, 0], [0, 0, 0], [0, 0, 0], [0, 0, 0], [0, 0, 0], [0, 0, 0], [0, 0, 0], [0, 0, 0], [0, 0, 0], [20, 20, 20], [0, 0, 0], [0, 0, 0]]}, {"marker": {"color": "rgb(17, 119, 51)"}, "name": "Walls", "type": "bar", "x": ["Fflopse", "Gobo9", "ReichesBrot", "cediiiiii_10", "HerrDante", "Pedrozockt", "JOW23", "Ex4cted", "yiiq", "lizsyy", "_n3d", "2wc", "Freeeedom", "DarkCobweb", "yzvm", "Umgfoin", "KakaMC", "camman18YT", "Ninivee", "Grapfen", "LeMetin_", "h4nnes", "Gerrygames", "MegaGommeFx", "CML_Justin", "miridis41", "Pluto28", "Lubottus", "ffawks", "2B9", "Davinci_Son", "lolisamasan", "LeWi_100", "Sower_", "Sey__", "zBro", "Schmaarek", "TheFabo", "unausgesprochen", "Gummibearchen"], "y": [[33.33, 33.33, 33.33], [36.67, 36.67, 36.67], [13.33, 13.33, 13.33], [90, 90, 90], [0, 0, 0], [56.67, 56.67, 0], [33.33, 33.33, 33.33], [0, 0, 0], [20, 20, 20], [0, 0, 0], [0, 0, 0], [20, 20, 20], [0, 0, 0], [66.67, 66.67, 66.67], [13.33, 13.33, 13.33], [0, 0, 0], [33.33, 33.33, 33.33], [53.33, 53.33, 53.33], [20, 20, 20], [33.33, 33.33, 33.33], [0, 0, 0], [0, 0, 0], [0, 0, 0], [0, 0, 0], [0, 0, 0], [20, 20, 20], [0, 0, 0], [0, 0, 0], [0, 0, 0], [0, 0, 0], [16.67, 16.67, 16.67], [0, 0, 0], [0, 0, 0], [0, 0, 0], [0, 0, 0], [33.33, 33.33, 33.33], [0, 0, 0], [0, 0, 0], [0, 0, 0], [23.33, 23.33, 23.33]]}, {"marker": {"color": "rgb(51, 34, 136)"}, "name": "Wettrennen", "type": "bar", "x": ["Fflopse", "Gobo9", "ReichesBrot", "cediiiiii_10", "HerrDante", "Pedrozockt", "JOW23", "Ex4cted", "yiiq", "lizsyy", "_n3d", "2wc", "Freeeedom", "DarkCobweb", "yzvm", "Umgfoin", "KakaMC", "camman18YT", "Ninivee", "Grapfen", "LeMetin_", "h4nnes", "Gerrygames", "MegaGommeFx", "CML_Justin", "miridis41", "Pluto28", "Lubottus", "ffawks", "2B9", "Davinci_Son", "lolisamasan", "LeWi_100", "Sower_", "Sey__", "zBro", "Schmaarek", "TheFabo", "unausgesprochen", "Gummibearchen"], "y": [[80, 80, 80], [74, 74, 74], [64, 64, 64], [40, 40, 40], [14, 14, 14], [10, 10, 0], [0, 0, 0], [0, 0, 0], [40, 40, 40], [14, 14, 14], [0, 0, 0], [8, 8, 8], [0, 0, 0], [0, 0, 0], [14, 14, 14], [0, 0, 0], [0, 0, 0], [0, 0, 0], [0, 0, 0], [0, 0, 0], [12, 12, 12], [0, 0, 0], [20, 20, 20], [0, 0, 0], [0, 0, 0], [0, 0, 0], [0, 0, 0], [0, 0, 0], [8, 8, 8], [0, 0, 0], [0, 0, 0], [0, 0, 0], [22, 22, 22], [0, 0, 0], [6, 6, 6], [0, 0, 0], [14, 14, 14], [0, 0, 0], [0, 0, 0], [32, 32, 32]]}], "layout": {"annotations": [{"font": {"size": 12}, "showarrow": false, "text": "Max 100 points per minigame. Records #1 through #10 of games & maps in the active pool are considered (#1: 100, #2: 90, ..., #10: 10). If a minigame has multiple maps, the 100 points are distributed equally. fflopse.github.io/MCP-Records/data-analysis/global-ranking.ipynb", "x": 0.5, "xanchor": "center", "xref": "paper", "y": 1.163, "yref": "paper"}], "barmode": "stack", "legend": {"bgcolor": "rgba(255, 255, 255, 0)", "bordercolor": "rgba(0, 0, 0, 0)", "font": {"size": 12}, "traceorder": "normal", "x": 1.05, "y": 0.5}, "margin": {"r": 200}, "title": {"text": "Extended Overall Record Comparison - Top 40 Players"}, "xaxis": {"title": {"text": "Player"}}, "yaxis": {"title": {"text": "Points"}}}}
